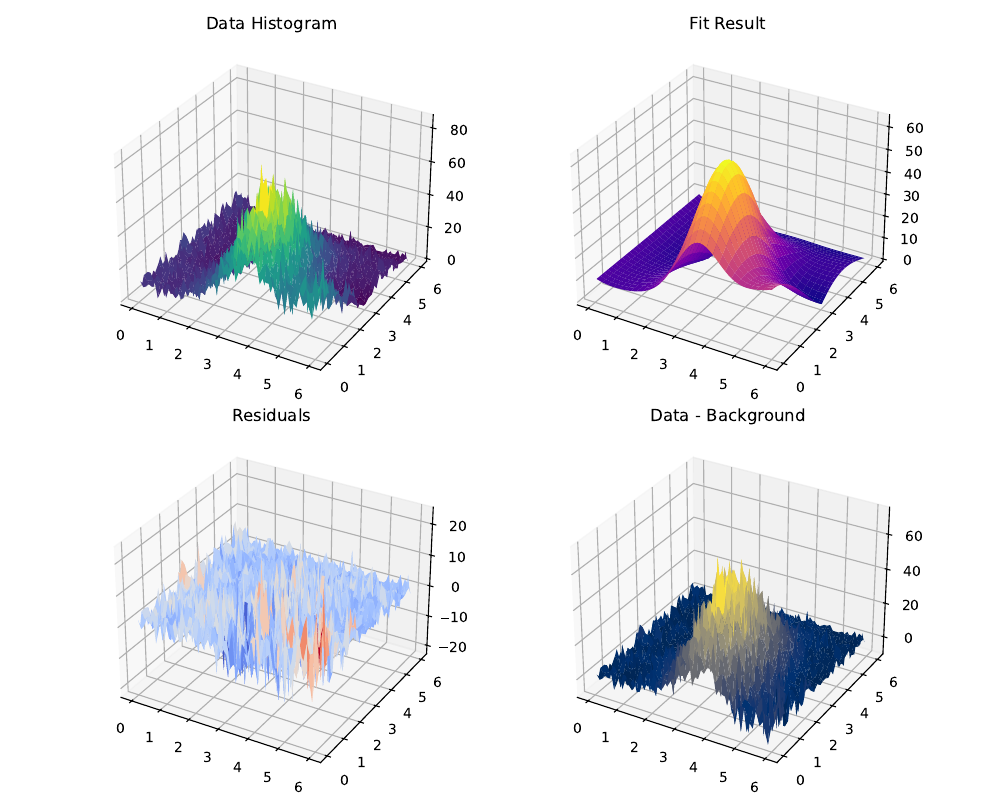

Generate this figure with Python:
import numpy as np
import matplotlib.pyplot as plt
from matplotlib.backends.backend_pdf import PdfPages
import ROOT
from lmfit import Parameters, Minimizer, fit_report
import scipy.stats

f = ROOT.TFile.Open("fitInputs.root", "READ")
hdata = f.Get("hdata")
hbkg  = f.Get("hbkg")
if (not hdata) or (not hbkg):
    raise RuntimeError("Could not find histograms hdata or hbkg")

hdata.Sumw2()
hbkg.Sumw2()

# Extract bin info
nx, ny = hdata.GetNbinsX(), hdata.GetNbinsY()
x_edges = [hdata.GetXaxis().GetBinLowEdge(i) for i in range(1, nx+2)]
y_edges = [hdata.GetYaxis().GetBinLowEdge(j) for j in range(1, ny+2)]
x_centers = np.array([(x_edges[i]+x_edges[i+1])/2 for i in range(nx)])
y_centers = np.array([(y_edges[j]+y_edges[j+1])/2 for j in range(ny)])

# Fill numpy arrays
X, Y = np.meshgrid(x_centers, y_centers, indexing='ij')
data2d = np.array([[hdata.GetBinContent(i+1,j+1) for j in range(ny)] for i in range(nx)])
bkg_template = np.array([[hbkg.GetBinContent(i+1,j+1) for j in range(ny)] for i in range(nx)])

x_flat = X.ravel()
y_flat = Y.ravel()
data_flat = data2d.ravel()
err_flat = np.sqrt(np.maximum(data_flat, 1))

mask = np.isfinite(data_flat) & (err_flat > 0)
x_flat, y_flat, data_flat, err_flat = x_flat[mask], y_flat[mask], data_flat[mask], err_flat[mask]
bkg_flat = bkg_template.ravel()[mask]

def signal2d(x, y, p0, p1, p2, p3, p4):
    return p0 * np.exp(-0.5*((x-p1)/max(p2,1e-6))**2 - 0.5*((y-p3)/max(p4,1e-6))**2)

def bkg_model_flat(bn):
    return np.clip(bn * bkg_flat,0, 1e9)


def residuals(params):
    p0 = params['p0']
    p1 = params['p1']
    p2 = params['p2']
    p3 = params['p3']
    p4 = params['p4']
    bn = params['bn']
    sig = signal2d(x_flat, y_flat, p0, p1, p2, p3, p4)
    bkg = bkg_model_flat(bn)
    model = sig + bkg
    resid = (data_flat - model) / err_flat
    return np.nan_to_num(resid, nan=0.0, posinf=0.0, neginf=0.0)

#Parameters
params = Parameters()
params.add('p0', value=500,  min=0, vary=True)    # amplitude
params.add('p1', value=np.mean(x_centers), min=min(x_centers), max=max(x_centers), vary=True)
params.add('p2', value=np.std(x_centers)/2, min=0.1, vary=True)
params.add('p3', value=np.mean(y_centers), min=min(y_centers), max=max(y_centers), vary=True)
params.add('p4', value=np.std(y_centers)/2, min=0.1, vary=True)
params.add('bn', value=1.0,  min=0, vary=True)    # background normalization


minimizer = Minimizer(residuals, params, nan_policy='omit')
result = minimizer.minimize(method='leastsq')

print("=== Fit Report ===")
print(fit_report(result))

# Check covariance
if result.covar is None:
    print("⚠️ Covariance matrix not estimated — uncertainties may be unreliable.")

# Check residuals
resid_check = residuals(result.params)
if np.allclose(resid_check, 0):
    print("⚠️ Residuals are all zero — fit may have failed.")
elif np.any(np.isnan(resid_check)):
    print("⚠️ Residuals contain NaNs — check model or data.")
else:
    print("Residuals look valid.")

def safe_val(param):
    return param.value, param.stderr if param.stderr is not None else 0.0

p0_val, p0_err = safe_val(result.params['p0'])
p1_val, p1_err = safe_val(result.params['p1'])
p2_val, p2_err = safe_val(result.params['p2'])
p3_val, p3_err = safe_val(result.params['p3'])
p4_val, p4_err = safe_val(result.params['p4'])
bn_val, bn_err = safe_val(result.params['bn'])

# Chi² and p-value
chi2 = result.chisqr
dof = result.nfree
pvalue = 1.0 - scipy.stats.chi2.cdf(chi2, dof)
print(f"χ² = {chi2:.1f}, dof = {dof}, p-value = {pvalue:.3f}")

# signal event estimation
signal_flat = signal2d(x_flat, y_flat, p0_val, p1_val, p2_val, p3_val, p4_val)
total_signal = np.sum(signal_flat)
err_signal = (p0_err/p0_val)*total_signal if p0_val>0 else 0.0
print(f"Total signal events ≈ {total_signal:.1f} ± {err_signal:.1f}")

#PDF
with PdfPages("ex3.pdf") as pdf:
    fig, axes = plt.subplots(2, 2, figsize=(10, 8), subplot_kw={"projection": "3d"})

    # Data
    ax = axes[0, 0]
    ax.plot_surface(X, Y, data2d, cmap="viridis")
    ax.set_title("Data Histogram")

    # Fit result
    model2d = signal_flat.reshape(nx, ny) + bn_val * bkg_template
    ax = axes[0, 1]
    ax.plot_surface(X, Y, model2d, cmap="plasma")
    ax.set_title("Fit Result")

    # Residuals
    resid2d = data2d - model2d
    ax = axes[1, 0]
    ax.plot_surface(X, Y, resid2d, cmap="coolwarm")
    ax.set_title("Residuals")

    # Data minus background
    dat_minus_bkg = data2d - (bn_val * bkg_template)
    ax = axes[1, 1]
    ax.plot_surface(X, Y, dat_minus_bkg, cmap="cividis")
    ax.set_title("Data - Background")

    plt.tight_layout()
    pdf.savefig(fig)
    plt.close(fig)

    # Summary Page
    fig_summary = plt.figure(figsize=(8,6))
    plt.axis("off")
    y0, dy = 0.85, 0.05
    plt.text(0.1, y0, "2D Fit Results Summary", fontsize=14); y0 -= dy
    for label, val, err in [("p0 (amp)",p0_val,p0_err),("p1 (mean x)",p1_val,p1_err),
                            ("p2 (sigma x)",p2_val,p2_err),("p3 (mean y)",p3_val,p3_err),
                            ("p4 (sigma y)",p4_val,p4_err),("bn (bkg norm)",bn_val,bn_err)]:
        plt.text(0.1, y0, f"{label:<14}= {val:.3f} ± {err:.3f}"); y0 -= dy
    plt.text(0.1, y0, f"χ² = {chi2:.1f}, dof = {dof}, p-value = {pvalue:.3f}"); y0 -= dy
    plt.text(0.1, y0, f"Total signal events ≈ {total_signal:.1f} ± {err_signal:.1f}")
    y0 -= 2*dy
    plt.text(0.1, 0.25, "The signal events and error are given above, the number of\n signal events is obtained from summing over the bins. The error is obtained using\n the parameter p0 where we take p0 to be the value and sigmap0 to be the error,\n then the error on number of events is number of evets x (sigmap0/po)")
    pdf.savefig(fig_summary)
    plt.close(fig_summary)

print("Saved as ex3.pdf")

